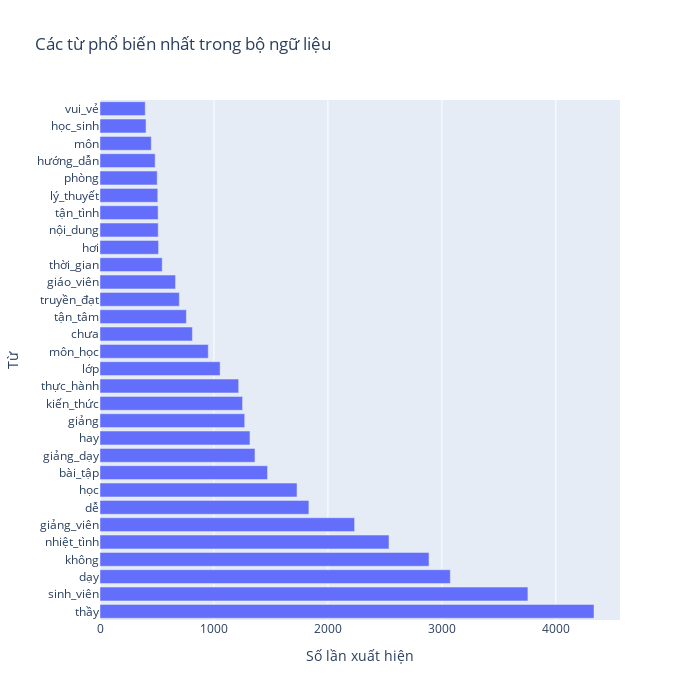

Notebook cell for this chart:
### Code cell
temp = pd.DataFrame(cnt.most_common(30))
temp.columns=['word', 'count']
import plotly.express as px
px.bar(temp, x="count", y="word", title='Các từ phổ biến nhất trong bộ ngữ liệu', orientation='h',
             width=700, height=700).update_layout(
    xaxis_title="Số lần xuất hiện", yaxis_title="Từ"
)

### Figure 1 — Plotly figure (JSON) as saved in the notebook; plotly's stock layout.template omitted (floating-point values rounded to 4 significant figures)
{"data": [{"alignmentgroup": "True", "hovertemplate": "count=%{x}<br>word=%{y}<extra></extra>", "legendgroup": "", "marker": {"color": "#636efa", "pattern": {"shape": ""}}, "name": "", "offsetgroup": "", "orientation": "h", "showlegend": false, "textposition": "auto", "type": "bar", "x": [4335, 3755, 3074, 2887, 2536, 2234, 1833, 1729, 1470, 1360, 1316, 1270, 1251, 1217, 1054, 950, 811, 758, 696, 663, 546, 514, 511, 510, 507, 502, 484, 450, 404, 397], "xaxis": "x", "y": ["thầy", "sinh_viên", "dạy", "không", "nhiệt_tình", "giảng_viên", "dễ", "học", "bài_tập", "giảng_dạy", "hay", "giảng", "kiến_thức", "thực_hành", "lớp", "môn_học", "chưa", "tận_tâm", "truyền_đạt", "giáo_viên", "thời_gian", "hơi", "nội_dung", "tận_tình", "lý_thuyết", "phòng", "hướng_dẫn", "môn", "học_sinh", "vui_vẻ"], "yaxis": "y"}], "layout": {"barmode": "relative", "height": 700, "legend": {"tracegroupgap": 0}, "title": {"text": "Các từ phổ biến nhất trong bộ ngữ liệu"}, "width": 700, "xaxis": {"anchor": "y", "domain": [0, 1], "title": {"text": "Số lần xuất hiện"}}, "yaxis": {"anchor": "x", "domain": [0, 1], "title": {"text": "Từ"}}}}
